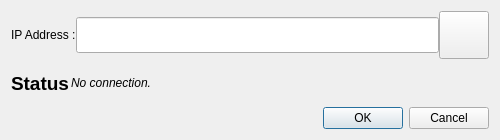
<?xml version="1.0" encoding="UTF-8"?>
<ui version="4.0">
 <class>Dialog</class>
 <widget class="QDialog" name="Dialog">
  <property name="geometry">
   <rect>
    <x>0</x>
    <y>0</y>
    <width>500</width>
    <height>140</height>
   </rect>
  </property>
  <property name="minimumSize">
   <size>
    <width>500</width>
    <height>140</height>
   </size>
  </property>
  <property name="maximumSize">
   <size>
    <width>500</width>
    <height>140</height>
   </size>
  </property>
  <property name="windowTitle">
   <string>New connection</string>
  </property>
  <layout class="QGridLayout" name="gridLayout">
   <property name="verticalSpacing">
    <number>2</number>
   </property>
   <item row="3" column="0">
    <widget class="QDialogButtonBox" name="buttonBox">
     <property name="orientation">
      <enum>Qt::Horizontal</enum>
     </property>
     <property name="standardButtons">
      <set>QDialogButtonBox::Cancel|QDialogButtonBox::Ok</set>
     </property>
    </widget>
   </item>
   <item row="0" column="0">
    <layout class="QHBoxLayout" name="horizontalLayout">
     <item>
      <widget class="QLabel" name="label">
       <property name="minimumSize">
        <size>
         <width>0</width>
         <height>30</height>
        </size>
       </property>
       <property name="text">
        <string>IP Address :</string>
       </property>
      </widget>
     </item>
     <item>
      <widget class="QLineEdit" name="lineEdit_ip">
       <property name="minimumSize">
        <size>
         <width>240</width>
         <height>36</height>
        </size>
       </property>
       <property name="font">
        <font>
         <pointsize>16</pointsize>
         <weight>75</weight>
         <bold>true</bold>
        </font>
       </property>
       <property name="text">
        <string/>
       </property>
      </widget>
     </item>
     <item>
      <widget class="QPushButton" name="pushButton_sync">
       <property name="minimumSize">
        <size>
         <width>50</width>
         <height>48</height>
        </size>
       </property>
       <property name="maximumSize">
        <size>
         <width>50</width>
         <height>50</height>
        </size>
       </property>
       <property name="text">
        <string/>
       </property>
       <property name="icon">
        <iconset resource="../resources.qrc">
         <normaloff>:/resources/img/resources/img/sync2.png</normaloff>:/resources/img/resources/img/sync2.png</iconset>
       </property>
       <property name="iconSize">
        <size>
         <width>32</width>
         <height>32</height>
        </size>
       </property>
      </widget>
     </item>
    </layout>
   </item>
   <item row="1" column="0">
    <layout class="QHBoxLayout" name="horizontalLayout_2">
     <property name="spacing">
      <number>0</number>
     </property>
     <item>
      <widget class="QLabel" name="label_3">
       <property name="maximumSize">
        <size>
         <width>60</width>
         <height>16777215</height>
        </size>
       </property>
       <property name="font">
        <font>
         <pointsize>14</pointsize>
         <weight>75</weight>
         <bold>true</bold>
        </font>
       </property>
       <property name="text">
        <string>Status :</string>
       </property>
      </widget>
     </item>
     <item>
      <widget class="QLabel" name="label_status">
       <property name="font">
        <font>
         <italic>true</italic>
        </font>
       </property>
       <property name="text">
        <string>No connection.</string>
       </property>
      </widget>
     </item>
    </layout>
   </item>
  </layout>
 </widget>
 <resources>
  <include location="../resources.qrc"/>
 </resources>
 <connections>
  <connection>
   <sender>buttonBox</sender>
   <signal>accepted()</signal>
   <receiver>Dialog</receiver>
   <slot>accept()</slot>
   <hints>
    <hint type="sourcelabel">
     <x>248</x>
     <y>254</y>
    </hint>
    <hint type="destinationlabel">
     <x>157</x>
     <y>274</y>
    </hint>
   </hints>
  </connection>
  <connection>
   <sender>buttonBox</sender>
   <signal>rejected()</signal>
   <receiver>Dialog</receiver>
   <slot>reject()</slot>
   <hints>
    <hint type="sourcelabel">
     <x>316</x>
     <y>260</y>
    </hint>
    <hint type="destinationlabel">
     <x>286</x>
     <y>274</y>
    </hint>
   </hints>
  </connection>
 </connections>
</ui>
